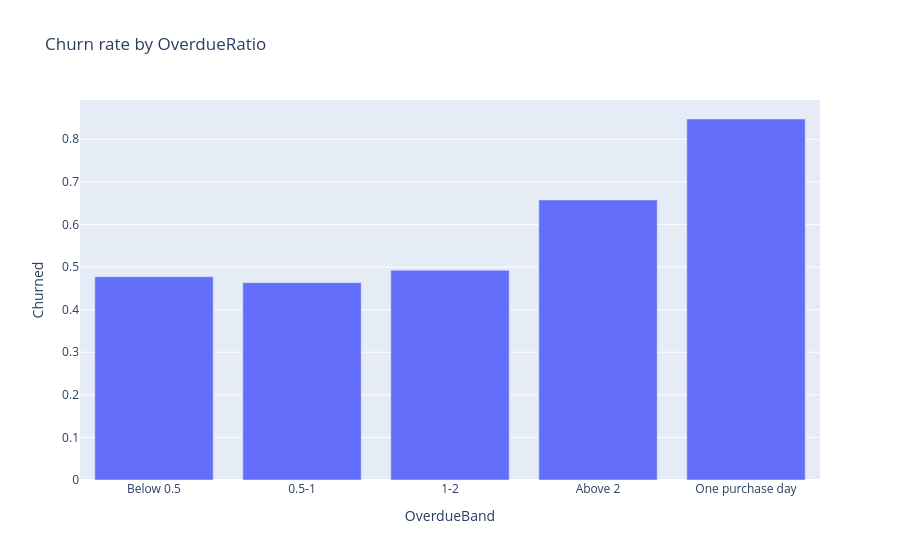

The cell this chart's notebook holds for it:
### Code cell
px.bar(overdue_churn, x="OverdueBand", y="Churned", title="Churn rate by OverdueRatio",
       category_orders={"OverdueBand": ["Below 0.5", "0.5-1", "1-2", "Above 2", "One purchase day"]})

### Figure 1 — Plotly figure (JSON) as saved in the notebook; plotly's stock layout.template omitted (floating-point values rounded to 4 significant figures)
{"data": [{"hovertemplate": "OverdueBand=%{x}<br>Churned=%{y}<extra></extra>", "legendgroup": "", "marker": {"color": "#636efa", "pattern": {"shape": ""}}, "name": "", "orientation": "v", "showlegend": false, "textposition": "auto", "type": "bar", "x": ["0.5-1", "1-2", "Above 2", "Below 0.5", "One purchase day"], "xaxis": "x", "y": [0.4632, 0.4927, 0.6575, 0.4774, 0.8476], "yaxis": "y"}], "layout": {"barmode": "relative", "legend": {"tracegroupgap": 0}, "title": {"text": "Churn rate by OverdueRatio"}, "xaxis": {"anchor": "y", "categoryarray": ["Below 0.5", "0.5-1", "1-2", "Above 2", "One purchase day"], "categoryorder": "array", "domain": [0.0, 1.0], "title": {"text": "OverdueBand"}}, "yaxis": {"anchor": "x", "domain": [0.0, 1.0], "title": {"text": "Churned"}}}}
